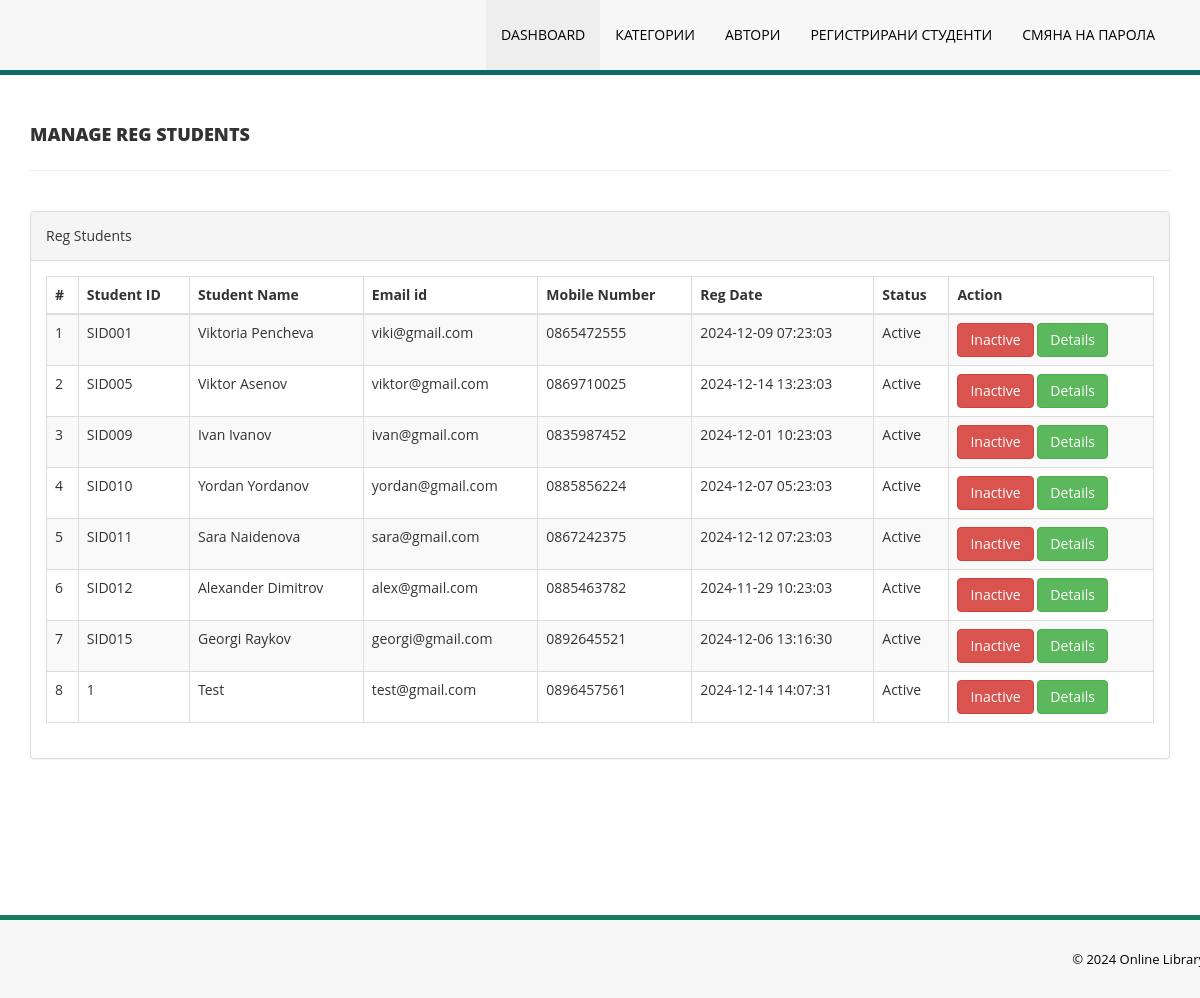
The app's page /admin/reg-students.php (signed in) with its own data.
### tables this page shows
CREATE TABLE `tblstudents` (
  `id` int(11) NOT NULL,
  `StudentId` varchar(100) DEFAULT NULL,
  `FullName` varchar(120) DEFAULT NULL,
  `EmailId` varchar(120) DEFAULT NULL,
  `MobileNumber` char(11) DEFAULT NULL,
  `Password` varchar(120) DEFAULT NULL,
  `Status` int(1) DEFAULT NULL,
  `RegDate` timestamp NULL DEFAULT current_timestamp(),
  `UpdationDate` timestamp NULL DEFAULT NULL ON UPDATE current_timestamp()
);

### admin/reg-students.php (the view, shortened to what this page needs)
<?php
include('includes/config.php');
if(strlen($_SESSION['alogin'])==0)
    {
header('location:index.php');
}
else{
    ?>
<!DOCTYPE html>
<html xmlns="http://www.w3.org/1999/xhtml">
<head>
    <link href="assets/css/bootstrap.css" rel="stylesheet" />
    <link href="assets/js/dataTables/dataTables.bootstrap.css" rel="stylesheet" />
    <link href="assets/css/style.css" rel="stylesheet" />
</head>
<body>
<?php include('includes/header.php');?>
    <div class="content-wrapper">
         <div class="container">
        <div class="row pad-botm">
            <div class="col-md-12">
                <h4 class="header-line">Manage Reg Students</h4>
    </div>
        </div>
            <div class="row">
                <div class="col-md-12">
                    <div class="panel panel-default">
                        <div class="panel-heading">
                          Reg Students
                        </div>
                        <div class="panel-body">
                            <div class="table-responsive">
                                <table class="table table-striped table-bordered table-hover" id="dataTables-example">
                                    <thead>
                                        <tr>
                                            <th>#</th>
                                            <th>Student ID</th>
                                            <th>Student Name</th>
                                            <th>Email id </th>
                                            <th>Mobile Number</th>
                                            <th>Reg Date</th>
                                            <th>Status</th>
                                            <th>Action</th>
                                        </tr>
                                    </thead>
                                    <tbody>
<?php $sql = "SELECT * from tblstudents";
$query = $dbh -> prepare($sql);
$query->execute();
$results=$query->fetchAll(PDO::FETCH_OBJ);
$cnt=1;
if($query->rowCount() > 0)
{
foreach($results as $result)
{               ?>
                                        <tr class="odd gradeX">
                                            <td class="center"><?php echo htmlentities($cnt);?></td>
                                            <td class="center"><?php echo htmlentities($result->StudentId);?></td>
                                            <td class="center"><?php echo htmlentities($result->FullName);?></td>
                                            <td class="center"><?php echo htmlentities($result->EmailId);?></td>
                                            <td class="center"><?php echo htmlentities($result->MobileNumber);?></td>
                                             <td class="center"><?php echo htmlentities($result->RegDate);?></td>
                                            <td class="center"><?php if($result->Status==1)
                                            {
                                                echo htmlentities("Active");
                                            } else {
                                            echo htmlentities("Blocked");
}
                                            ?></td>
                                            <td class="center">
<?php if($result->Status==1)
 {?>
<a href="reg-students.php?inid=<?php echo htmlentities($result->id);?>" onclick="return confirm('Are you sure you want to block this student?');" >  <button class="btn btn-danger"> Inactive</button>
<?php } else {?>
<a href="reg-students.php?id=<?php echo htmlentities($result->id);?>" onclick="return confirm('Are you sure you want to active this student?');"><button class="btn btn-primary"> Active</button>
                                            <?php } ?>
<a href="student-history.php?stdid=<?php echo htmlentities($result->StudentId);?>"><button class="btn btn-success"> Details</button>
                                            </td>
                                        </tr>
 <?php $cnt=$cnt+1;}} ?>
                                    </tbody>
                                </table>
                            </div>
                        </div>
                    </div>
                </div>
            </div>
    </div>
    </div>
  <?php include('includes/footer.php');?>
</body>
</html>
<?php } ?>

### admin/assets/css/style.css (style rules this page uses)
body { font-family: 'Open Sans', sans-serif; line-height:28px; }
.content-wrapper { margin-top: 40px; min-height:800px; padding-bottom:90px; }
.header-line { font-weight:900; padding-bottom:25px; border-bottom:1px solid #eeeeee; text-transform:uppercase; }
.pad-botm { padding-bottom:30px; }

### records on screen
tblstudents: StudentId "SID001", FullName "Viktoria Pencheva", EmailId "viki@gmail.com", MobileNumber "0865472555", RegDate "2024-12-09 07:23:03"
tblstudents: StudentId "SID005", FullName "Viktor Asenov", EmailId "viktor@gmail.com", MobileNumber "0869710025", RegDate "2024-12-14 13:23:03"
tblstudents: StudentId "SID009", FullName "Ivan Ivanov", EmailId "ivan@gmail.com", MobileNumber "0835987452", RegDate "2024-12-01 10:23:03"
tblstudents: StudentId "SID010", FullName "Yordan Yordanov", EmailId "yordan@gmail.com", MobileNumber "0885856224", RegDate "2024-12-07 05:23:03"
tblstudents: StudentId "SID011", FullName "Sara Naidenova", EmailId "sara@gmail.com", MobileNumber "0867242375", RegDate "2024-12-12 07:23:03"
tblstudents: StudentId "SID012", FullName "Alexander Dimitrov", EmailId "alex@gmail.com", MobileNumber "0885463782", RegDate "2024-11-29 10:23:03"
tblstudents: StudentId "SID015", FullName "Georgi Raykov", EmailId "georgi@gmail.com", MobileNumber "0892645521", RegDate "2024-12-06 13:16:30"
tblstudents: StudentId "1", FullName "Test", EmailId "test@gmail.com", MobileNumber "0896457561", RegDate "2024-12-14 14:07:31"
